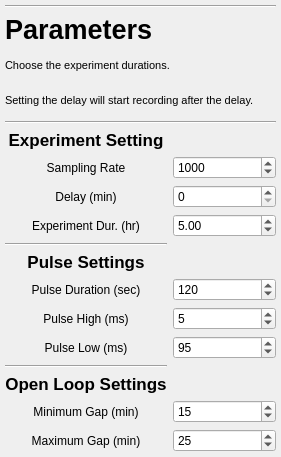
     <widget class="QWidget" name="verticalLayoutWidget_2">
      <property name="geometry">
       <rect>
        <x>20</x>
        <y>230</y>
        <width>281</width>
        <height>457</height>
       </rect>
      </property>
      <layout class="QVBoxLayout" name="layout_parameters">
       <property name="sizeConstraint">
        <enum>QLayout::SetDefaultConstraint</enum>
       </property>
       <property name="leftMargin">
        <number>5</number>
       </property>
       <property name="topMargin">
        <number>5</number>
       </property>
       <property name="rightMargin">
        <number>5</number>
       </property>
       <property name="bottomMargin">
        <number>5</number>
       </property>
       <item>
        <widget class="Line" name="line_14">
         <property name="orientation">
          <enum>Qt::Horizontal</enum>
         </property>
        </widget>
       </item>
       <item>
        <widget class="QLabel" name="label_parameters">
         <property name="font">
          <font>
           <pointsize>20</pointsize>
           <weight>75</weight>
           <italic>false</italic>
           <bold>true</bold>
           <underline>false</underline>
           <strikeout>false</strikeout>
           <kerning>true</kerning>
          </font>
         </property>
         <property name="text">
          <string>Parameters</string>
         </property>
         <property name="alignment">
          <set>Qt::AlignLeading|Qt::AlignLeft|Qt::AlignVCenter</set>
         </property>
        </widget>
       </item>
       <item>
        <widget class="QLabel" name="paramexp1">
         <property name="font">
          <font>
           <pointsize>8</pointsize>
          </font>
         </property>
         <property name="text">
          <string>Choose the experiment durations.</string>
         </property>
        </widget>
       </item>
       <item>
        <widget class="QLabel" name="paramexp2">
         <property name="font">
          <font>
           <pointsize>8</pointsize>
          </font>
         </property>
         <property name="text">
          <string>Setting the delay will start recording after the delay.</string>
         </property>
        </widget>
       </item>
       <item>
        <widget class="Line" name="line">
         <property name="orientation">
          <enum>Qt::Horizontal</enum>
         </property>
        </widget>
       </item>
       <item>
        <layout class="QGridLayout" name="gridLayout_2">
         <item row="11" column="1">
          <widget class="QSpinBox" name="minPG">
           <property name="maximum">
            <number>1000</number>
           </property>
           <property name="value">
            <number>15</number>
           </property>
          </widget>
         </item>
         <item row="12" column="1">
          <widget class="QSpinBox" name="maxPG">
           <property name="maximum">
            <number>1000</number>
           </property>
           <property name="value">
            <number>25</number>
           </property>
          </widget>
         </item>
         <item row="8" column="1">
          <widget class="QSpinBox" name="lo">
           <property name="maximum">
            <number>1000000</number>
           </property>
           <property name="value">
            <number>95</number>
           </property>
          </widget>
         </item>
         <item row="7" column="1">
          <widget class="QSpinBox" name="hi">
           <property name="maximum">
            <number>1000000</number>
           </property>
           <property name="value">
            <number>5</number>
           </property>
          </widget>
         </item>
         <item row="6" column="1">
          <widget class="QSpinBox" name="pulsedur">
           <property name="maximum">
            <number>10000</number>
           </property>
           <property name="value">
            <number>120</number>
           </property>
          </widget>
         </item>
         <item row="3" column="1">
          <widget class="QDoubleSpinBox" name="expdur">
           <property name="maximum">
            <double>48.000000000000000</double>
           </property>
           <property name="singleStep">
            <double>0.010000000000000</double>
           </property>
           <property name="value">
            <double>5.000000000000000</double>
           </property>
          </widget>
         </item>
         <item row="1" column="0">
          <widget class="QLabel" name="label_sampling_rate">
           <property name="text">
            <string>Sampling Rate</string>
           </property>
           <property name="alignment">
            <set>Qt::AlignCenter</set>
           </property>
          </widget>
         </item>
         <item row="6" column="0">
          <widget class="QLabel" name="label_pulse_duration">
           <property name="text">
            <string>Pulse Duration (sec)</string>
           </property>
           <property name="alignment">
            <set>Qt::AlignCenter</set>
           </property>
          </widget>
         </item>
         <item row="5" column="0">
          <widget class="QLabel" name="label_pulse_settings">
           <property name="font">
            <font>
             <pointsize>13</pointsize>
             <weight>75</weight>
             <bold>true</bold>
            </font>
           </property>
           <property name="text">
            <string>Pulse Settings</string>
           </property>
           <property name="alignment">
            <set>Qt::AlignCenter</set>
           </property>
          </widget>
         </item>
         <item row="0" column="0">
          <widget class="QLabel" name="label_Experiment_Setting">
           <property name="font">
            <font>
             <pointsize>13</pointsize>
             <weight>75</weight>
             <bold>true</bold>
            </font>
           </property>
           <property name="text">
            <string>Experiment Setting</string>
           </property>
           <property name="alignment">
            <set>Qt::AlignCenter</set>
           </property>
          </widget>
         </item>
         <item row="12" column="0">
          <widget class="QLabel" name="label_maximum_gap">
           <property name="text">
            <string>Maximum Gap (min)</string>
           </property>
           <property name="alignment">
            <set>Qt::AlignCenter</set>
           </property>
          </widget>
         </item>
         <item row="9" column="0">
          <widget class="Line" name="line_5">
           <property name="orientation">
            <enum>Qt::Horizontal</enum>
           </property>
          </widget>
         </item>
         <item row="8" column="0">
          <widget class="QLabel" name="label_laser2_2">
           <property name="text">
            <string>Pulse Low (ms)</string>
           </property>
           <property name="alignment">
            <set>Qt::AlignCenter</set>
           </property>
          </widget>
         </item>
         <item row="7" column="0">
          <widget class="QLabel" name="label_pulse_high">
           <property name="text">
            <string>Pulse High (ms)</string>
           </property>
           <property name="alignment">
            <set>Qt::AlignCenter</set>
           </property>
          </widget>
         </item>
         <item row="3" column="0">
          <widget class="QLabel" name="label_laser1_2">
           <property name="text">
            <string>Experiment Dur. (hr)</string>
           </property>
           <property name="alignment">
            <set>Qt::AlignCenter</set>
           </property>
          </widget>
         </item>
         <item row="2" column="0">
          <widget class="QLabel" name="label_delay">
           <property name="text">
            <string>Delay (min)</string>
           </property>
           <property name="alignment">
            <set>Qt::AlignCenter</set>
           </property>
          </widget>
         </item>
         <item row="10" column="0">
          <widget class="QLabel" name="label_open_loop_settings">
           <property name="font">
            <font>
             <pointsize>13</pointsize>
             <weight>75</weight>
             <bold>true</bold>
            </font>
           </property>
           <property name="text">
            <string>Open Loop Settings</string>
           </property>
           <property name="alignment">
            <set>Qt::AlignCenter</set>
           </property>
          </widget>
         </item>
         <item row="2" column="1">
          <widget class="QSpinBox" name="delay">
           <property name="maximum">
            <number>3600</number>
           </property>
          </widget>
         </item>
         <item row="1" column="1">
          <widget class="QSpinBox" name="sr">
           <property name="maximum">
            <number>50000</number>
           </property>
           <property name="value">
            <number>1000</number>
           </property>
          </widget>
         </item>
         <item row="4" column="0">
          <widget class="Line" name="line_4">
           <property name="orientation">
            <enum>Qt::Horizontal</enum>
           </property>
          </widget>
         </item>
         <item row="11" column="0">
          <widget class="QLabel" name="label_minimum_gap">
           <property name="text">
            <string>Minimum Gap (min)</string>
           </property>
           <property name="alignment">
            <set>Qt::AlignCenter</set>
           </property>
          </widget>
         </item>
        </layout>
       </item>
      </layout>
     </widget>
